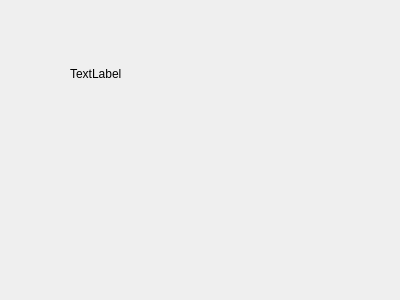
<?xml version="1.0" encoding="UTF-8"?>
<ui version="4.0">
 <class>Widget</class>
 <widget class="QWidget" name="Widget">
  <property name="geometry">
   <rect>
    <x>0</x>
    <y>0</y>
    <width>400</width>
    <height>300</height>
   </rect>
  </property>
  <property name="windowTitle">
   <string>Widget</string>
  </property>
  <widget class="QLabel" name="label">
   <property name="geometry">
    <rect>
     <x>70</x>
     <y>40</y>
     <width>56</width>
     <height>67</height>
    </rect>
   </property>
   <property name="text">
    <string>TextLabel</string>
   </property>
  </widget>
 </widget>
 <layoutdefault spacing="6" margin="11"/>
 <resources/>
 <connections/>
</ui>
